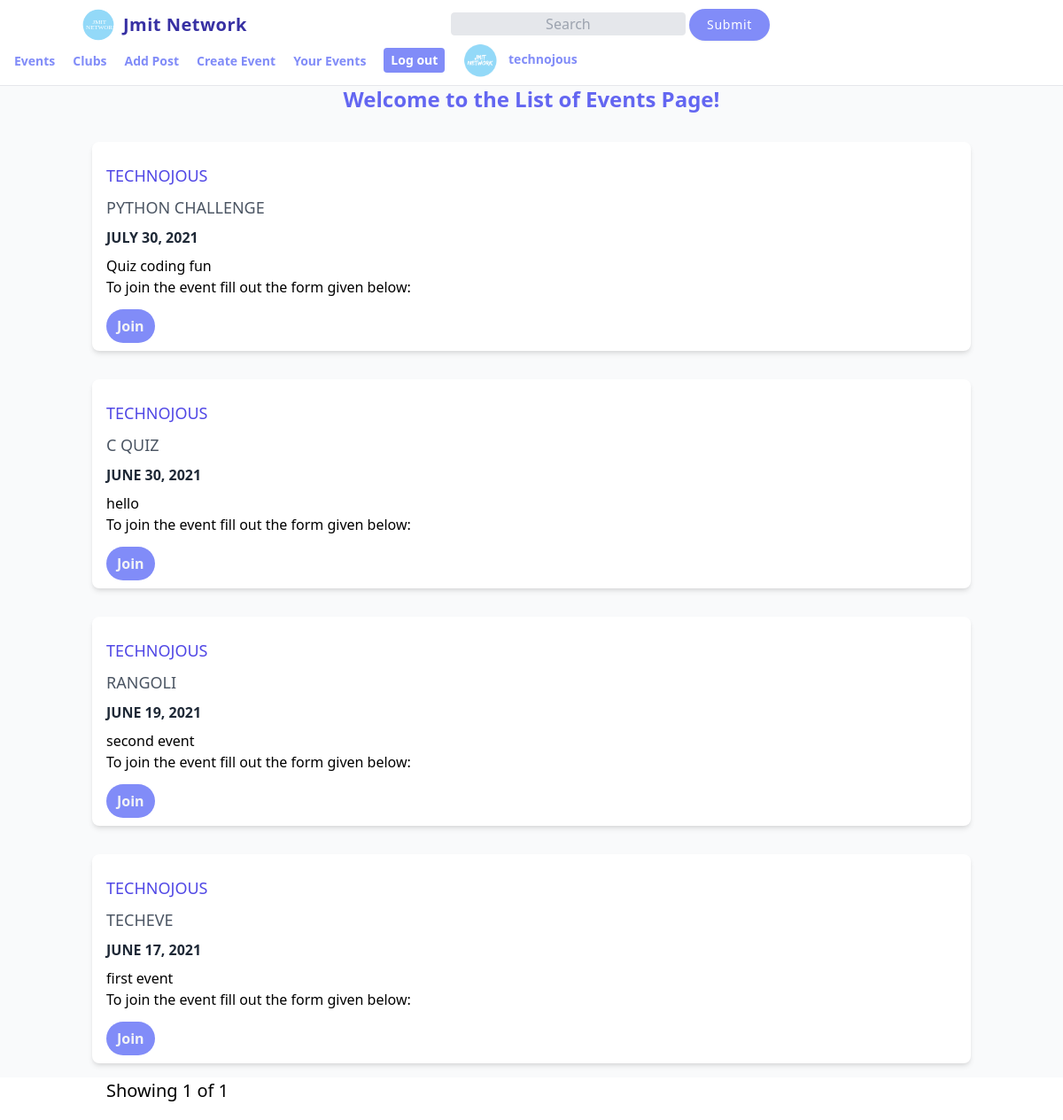
Screenshot of /events/ (signed in) with the database file from the repository.
### users/models.py (models this page shows, shortened)
class Profile(models.Model):
    user = models.OneToOneField(User, on_delete=models.CASCADE)
    website = models.URLField(max_length=200, blank=True)
    biography = models.TextField(blank=True)
    phone_number = models.CharField(max_length=20, blank=True)
    is_student = models.BooleanField(default=True)
    is_club = models.BooleanField(default=False)
    picture = models.ImageField(
        upload_to='users/pictures',
        blank=True,
        null=True
    )
    created = models.DateTimeField(auto_now_add=True)
    modified = models.DateTimeField(auto_now=True)

### events/models.py (models this page shows, shortened)
class event(models.Model):
    id = models.UUIDField(primary_key=True, default=uuid.uuid4, editable=False)
    club_name= models.ForeignKey(User, on_delete=models.CASCADE)
    event_name=models.CharField(max_length=256)
    description=models.TextField()
    event_date=models.DateField()
    date_created = models.DateTimeField(auto_now_add=True, blank=True)
    link=models.CharField(max_length=1000)

### events/views.py (the view)
# urls.py: path('',views.EventListView.as_view(),name='list'),
class EventListView(ListView):
    model = models.event
    ordering = ['-date_created']
    paginate_by = 4

### templates/events/event_list.html (shortened to what this page needs)
{% extends "base.html" %}
{% load tailwind_filters %}
{%load static%}
{% block container %}
<br><br>
<div>
  <div class="relative items-center justify-center bg-gray-50">
    <h1 class="text-center text-2xl font-bold p-4 text-indigo-500"><br>Welcome to the List of Events Page!</h1>
    {% for i in event_list %}
    <div class=" lg:flex items-center container mx-auto my-auto">
      <div class="wd w-full lg:m-4 shadow-md hover:shadow-lg hover:bg-gray-100 rounded-lg bg-white my-12 mx-8">
        <div class="p-4">
          <h3 class="font-medium text-indigo-600 text-lg my-2 uppercase">{{i.club_name}}</h3>
          <h3 class="font-medium text-gray-600 text-lg my-2 uppercase">{{i.event_name}}</h3>
          <h3 class="font-medium font-bold text-gray-800 text-md my-2 uppercase">{{i.event_date}}</h3>
          <p class="text-justify">
            {{i.description}}
          <br>
          To join the event fill out the form given below:
          </p>
          <div class="mt-5">
            <a href="{{i.link}}" class="hover:bg-indigo-700 rounded-full py-2 px-3 font-semibold hover:text-white bg-indigo-400 text-gray-100">Join</a>
          </div>
        </div>
      </div>
    </div>
    {% endfor %}
  </div>
</div>
{% include 'pagination.html' %}
{% endblock %}

### templates/nav.html (shortened to what this page needs)
{% load static %}
<nav id="header" class="w-full z-30 top-0 fixed border-b px-4 py-2 bg-white">
<div class="flex flex-wrap items-center justify-between md:justify-around">
      <div class="cursor-pointer flex items-center mr-20">
          <div>
            <a href="{% url "posts:feed"%}">
            <svg class="w-10" xmlns="http://www.w3.org/2000/svg" version="1.1" xmlns:xlink="http://www.w3.org/1999/xlink" xmlns:svgjs="http://svgjs.com/svgjs"
            height="100%" width="100%" id="Layer_1" x="0px" y="0px" viewBox="0 0 300 300">
              <g id="svg-container" transform="matrix(3.28,0,0,3.28,102.02999237060547,58.667624168396)">
                <g id="headline" transform="matrix(1,0,0,1,0,1.7763568394002505e-15)">
                  <text data-font-id="1204" font-family="edo" id="headline_0" transform="matrix(1,0,0,1,0,24.875874125874127)" svgjs:data="{&quot;leading&quot;:&quot;1.3&quot;}">
                    <tspan id="headline_0_word_0" fill="#ffffff" svgjs:data="{&quot;leading&quot;:&quot;1.3&quot;}">
                      JMIT
                    </tspan>
                  </text>
                  <text data-font-id="1204" font-family="edo" id="headline_1" transform="matrix(1,0,0,1,-17.125,39.21057636287663)" svgjs:data="{&quot;leading&quot;:&quot;1.3&quot;}">
                    <tspan id="headline_1_word_0" fill="#ffffff" svgjs:data="{&quot;leading&quot;:&quot;1.3&quot;}">
                      NETWORK
                    </tspan>
                  </text>
                </g>
              </g>
            </svg>
            </a>
          </div>
          <div class="text-xl text-indigo-800 text-bold tracking-wide ml-2 font-semibold">
            <a href="{%url "posts:feed"%}">Jmit Network</a>
          </div>
      </div>
  <div class="relative hidden sm:block text-gray-500 mr-60">
    <form action="/users/search/" method="post">
        <input class="search-bar max-w-xs border rounded bg-gray-200 px-4
              text-center outline-none focus:border-gray-400" type="text" name="search" placeholder="Search">
        <input class="mb-2 md:mb-0 bg-indigo-400 px-5 py-2 text-sm shadow-sm font-medium tracking-wider text-white rounded-full hover:shadow-lg hover:bg-indigo-500" type="submit" name="submit">
    </form>
  </div>
<div class="down w-full flex-grow lg:flex lg:items-center lg:w-auto hidden mt-2 lg:mt-0 bg-white lg:bg-transparent text-black p-4 lg:p-0 z-20" id="nav-content">
  <div class="space-x-4">
      <ul class="list-reset lg:flex justify-end flex-1 items-center">
    <li class="mr-5">  <a class="inline-block text-indigo-400 font-semibold text-sm" href="{% url 'events:list' %}">Events</a>   </li>
    <li class="mr-5">  <a class="inline-block text-indigo-400 font-semibold text-sm" href="{% url 'users:clubs' %}">Clubs</a>  </li>
    {%if request.user.profile.is_club%}
    <li class="mr-5">  <a class="inline-block text-indigo-400 font-semibold text-sm" href="{% url 'posts:create_post' %}">Add Post</a>  </li>
    <li class="mr-5">  <a class="inline-block text-indigo-400 font-semibold text-sm" href="{% url 'events:create' %}">Create Event</a>  </li>
    <li class="mr-5">  <a class="inline-block text-indigo-400 font-semibold text-sm" href="{% url 'events:your_events' %}">Your Events</a>  </li>
    {%endif%}
    <li class="mr-5">  <a class="inline-block bg-indigo-400 px-2 py-1 text-white font-semibold
                         text-sm rounded" href="{% url 'users:logout' %}">Log out</a>  </li>
    {% if request.user.profile.picture %}
    <li class="mr-5 {%if request.user.profile.is_club%}last-ni{%else%}last-ni-2{%endif%}">  <a class="inline-block text-indigo-400 font-semibold text-sm" href="{% url "users:detail" request.user.username %}">
        <img src="{{ request.user.profile.picture.url }}" class="inline object-cover w-10 h-10 mr-2 rounded-full"/>
        <span>{{ request.user.username }}</span>
    </a>
    {% else %}
     <a class="inline-block text-indigo-400 font-semibold text-sm" href="{% url "users:detail" request.user.username %}">
    <img src="{% static 'img/default-profile.png' %}" class="inline object-cover w-10 h-10 mr-2 rounded-full"/>
    <span>{{ request.user.username }}</span>
    </a>
    </li>
    {% endif %}
  </ul>
  </div>
</div>
</div>
</nav>

### rows the page displays
event: club_name "TECHNOJOUS", event_name "PYTHON CHALLENGE", event_date "JULY 30, 2021", description "Quiz coding fun"
event: club_name "TECHNOJOUS", event_name "C QUIZ", event_date "JUNE 30, 2021", description "hello"
event: club_name "TECHNOJOUS", event_name "RANGOLI", event_date "JUNE 19, 2021", description "second event"
event: club_name "TECHNOJOUS", event_name "TECHEVE", event_date "JUNE 17, 2021", description "first event"

### other values shown
{{ request.user.username }} "technojous"
{{ page_obj.number }} "1"
{{ page_obj.paginator.num_pages }} "1"
